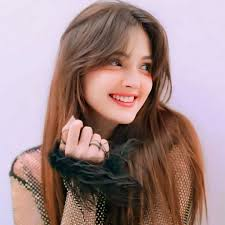
#> input picture girl.jpeg, 225 x 225 px
$ python correct_rotate.py girl.jpeg
#> lines starting #> are read from the running program, lines starting #| are printed output that depends on the picture
import cv2
from imutils import rotate_bound
import matplotlib.pyplot as plt
import argparse
import os

# ---------------------------
# 1.reading image path from terminal
# ---------------------------
parser = argparse.ArgumentParser(description="Compare simple OpenCV rotation vs rotate_bound from imutils")
parser.add_argument("image_path", type=str, help="Path to input image")
parser.add_argument("--angle", type=float, default=45, help="Rotation angle in degrees")
args = parser.parse_args()

if not os.path.exists(args.image_path):
    print(f"Error: File '{args.image_path}' does not exist.")
    exit(1)

image = cv2.imread(args.image_path)
#> image is the input picture: shape (225, 225, 3); mean B, G, R 136, 136.7, 163.2
if image is None:
    print(f"Error: Could not read image '{args.image_path}'.")
    exit(1)

# ---------------------------
# 2. simple rotatio eith OpenCV (cut-off)
# ---------------------------
def rotate_simple(img, angle):
#> called with angle = 45
    (h, w) = img.shape[:2]
#> h = 225; w = 225
    (cX, cY) = (w // 2, h // 2)
#> cX = 112; cY = 112
    M = cv2.getRotationMatrix2D((cX, cY), angle, 1.0)
    rotated = cv2.warpAffine(img, M, (w, h))  # same dimensions
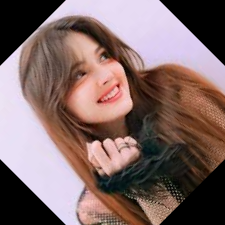
#> rotated: shape (225, 225, 3); mean B, G, R 102.5, 104.5, 127.6
    return rotated

rotated_cutoff = rotate_simple(image, args.angle)

# ---------------------------
# 3. solution rotate_bound
# ---------------------------
rotated_fixed = rotate_bound(image, args.angle)
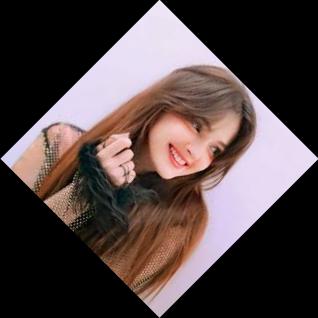
#> rotated_fixed: shape (318, 318, 3); mean B, G, R 68.1, 68.4, 81.7

# ---------------------------
# 4. showing the diferences
# ---------------------------
plt.figure(figsize=(15, 5))

plt.subplot(1, 3, 1)
plt.title("Original")
plt.imshow(cv2.cvtColor(image, cv2.COLOR_BGR2RGB))
plt.axis('off')

plt.subplot(1, 3, 2)
plt.title("Rotated (cut-off)")
plt.imshow(cv2.cvtColor(rotated_cutoff, cv2.COLOR_BGR2RGB))
plt.axis('off')

plt.subplot(1, 3, 3)
plt.title("Rotated (fixed)")
plt.imshow(cv2.cvtColor(rotated_fixed, cv2.COLOR_BGR2RGB))
plt.axis('off')

plt.tight_layout()
plt.show()
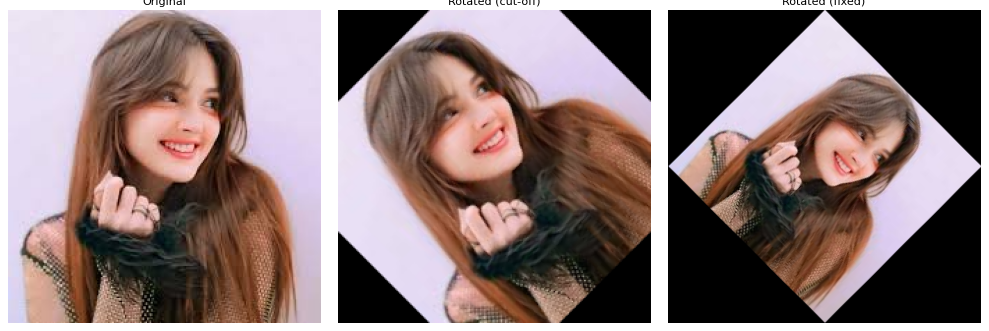
#> figure drawn by matplotlib, 3 panels
